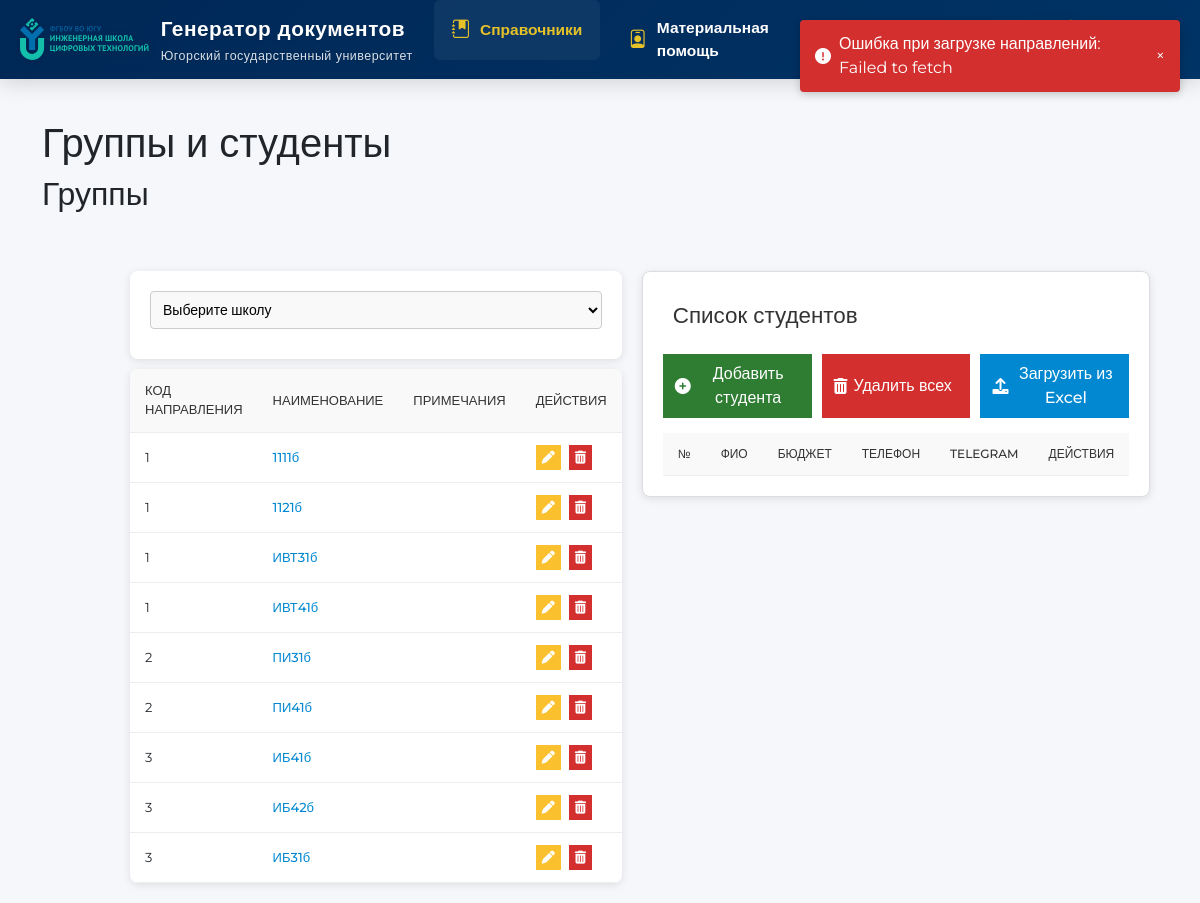
Page /main-group.php on the committed database.
### tables this page shows
CREATE TABLE `Groups` (
  `id` int(11) NOT NULL,
  `direction_id` int(11) DEFAULT NULL,
  `group_name` varchar(50) NOT NULL,
  `notes` text,
  `updated_at` timestamp NULL DEFAULT CURRENT_TIMESTAMP ON UPDATE CURRENT_TIMESTAMP
);

### main-group.php (the view, shortened to what this page needs)
<?php
$host = '127.0.0.1';
$dbname = 'SystemDocument';
$username = 'root';
$password = '';
try {
    $pdo = new PDO("mysql:host=$host;port=3306;dbname=$dbname;charset=utf8mb4", $username, $password);
    $pdo->setAttribute(PDO::ATTR_ERRMODE, PDO::ERRMODE_EXCEPTION);
} catch (PDOException $e) {
    $_SESSION['notification'] = ['type' => 'error', 'message' => 'Ошибка подключения к базе данных: ' . $e->getMessage()];
    header('Location: main-group.php');
    exit;
}
try {
    $query = $pdo->query("
        SELECT g.id, g.direction_id, g.group_name, g.notes,
               d.code AS direction_code, d.direction_name, d.vsh_code,
               s.code AS school_code, s.name AS school_name
        FROM `Groups` g
        LEFT JOIN Directions d ON g.direction_id = d.code
        LEFT JOIN Schools s ON d.vsh_code = s.code
        ORDER BY g.id
    ");
    $groups = $query->fetchAll(PDO::FETCH_ASSOC);
} catch (PDOException $e) {
    $_SESSION['notification'] = ['type' => 'error', 'message' => 'Ошибка выполнения запроса: ' . $e->getMessage()];
    header('Location: main-group.php');
    exit;
}
?>
<!DOCTYPE html>
<html lang="ru">
<head>
    <link rel="stylesheet" href="https://cdnjs.cloudflare.com/ajax/libs/font-awesome/6.0.0/css/all.min.css">
</head>
<body
    <div class="notification-container">
    </div>
    <div class="container">
        <h1>Группы и студенты</h1>
        <h2>Группы</h2>
    </div>
    <div class="content-wrapper">
        <div class="left-column">
            <form class="filter-form">
                <select id="school-filter" class="filter-select">
                    <option value="">Выберите школу</option>
                </select>
            </form>
            <div id="groups-list" class="groups-list hidden">
                <table>
                    <thead>
                        <tr>
                            <th>Код направления</th>
                            <th>Наименование</th>
                            <th>Примечания</th>
                            <th>Действия</th>
                        </tr>
                    </thead>
                    <tbody id="groups-table-body">
                        <?php foreach ($groups as $group): ?>
                            <tr data-direction-id="<?= htmlspecialchars($group['direction_id']) ?>" data-vsh-code="<?= htmlspecialchars($group['vsh_code']) ?>" data-group-id="<?= htmlspecialchars($group['id']) ?>">
                                <td><?= htmlspecialchars($group['direction_id'] ?? 'Не указано') ?></td>
                                <td>
                                    <span class="clickable-name" data-group='<?= htmlspecialchars(json_encode($group)) ?>'>
                                        <?= htmlspecialchars($group['group_name'] ?? 'Не указано') ?>
                                    </span>
                                </td>
                                <td><?= htmlspecialchars($group['notes'] ?? '') ?></td>
                                <td>
                                    <div class="actions">
                                        <button class="edit-button" onclick="openEditGroupModal('<?= addslashes($group['id']) ?>', '<?= addslashes($group['direction_id']) ?>', '<?= addslashes($group['group_name']) ?>', '<?= addslashes($group['notes'] ?? '') ?>')"><i class="fas fa-pen"></i></button>
                                        <button class="delete-button" onclick="confirmDeleteGroup('<?= addslashes($group['id']) ?>')"><i class="fas fa-trash-can"></i></button>
                                    </div>
                                </td>
                            </tr>
                        <?php endforeach; ?>
                    </tbody>
                </table>
            </div>
        </div>
        <div class="right-column">
            <aside id="students-list" class="students-list">
                <h3>Список студентов <span id="selected-group-name"></span></h3>
                <div class="button-container">
                    <button id="add-student-button" class="add-button" type="button" onclick="openModal('add-student-modal')"><i class="fas fa-circle-plus"></i> Добавить студента</button>
                    <button id="delete-all-students-button" class="delete-all-button" type="button" onclick="confirmDeleteAllStudents()"><i class="fas fa-trash-can"></i> Удалить всех</button>
                    <button id="upload-students-button" class="upload-button" type="button" onclick="openModal('upload-students-modal')"><i class="fas fa-upload"></i> Загрузить из Excel</button>
                </div>
                <table>
    <thead>
        <tr>
            <th>№</th>
            <th>ФИО</th>
            <th>Бюджет</th>
            <th>Телефон</th>
            <th>Telegram</th>
            <th>Действия</th>
        </tr>
    </thead>
</table>
            </aside>
        </div>
    </div>
</body>
</html>

### main-group.php (style rules this page uses)
* { box-sizing: border-box; margin: 0; padding: 0; }
body { font-family: 'Roboto', sans-serif; background-color: #f5f6f5; color: #333; line-height: 1.6; }
.container { margin: 20px 0; padding: 20px; text-align: left; }
.content-wrapper { display: flex; justify-content: flex-start; margin: 20px 20px 20px 40px; gap: 20px; }
.left-column { margin-left: 90px; max-width: 700px; flex: 1; }
.right-column { width: 600px; margin-left: auto; margin-right: 30px; }
h1 { font-size: 2.2em; font-weight: 700; color: #003087; margin-bottom: 30px; }
h2 { font-size: 1.6em; font-weight: 500; color: #333; margin-bottom: 20px; }
.filter-form { background-color: white; border-radius: 8px; padding: 20px; margin-top: 10px; box-shadow: 0 2px 8px rgba(0, 0, 0, 0.1); overflow: hidden; display: flex; flex-direction: column; align-items: flex-start; gap: 20px; width: 100%; max-width: none; position: relative; }
.groups-list { margin-top: 10px; background-color: white; border-radius: 8px; overflow: hidden; box-shadow: 0 2px 8px rgba(0, 0, 0, 0.1); }
.groups-list table { width: 100%; border-collapse: collapse; font-size: 13px; }
.students-list { background-color: white; border: 1px solid #ddd; border-radius: 8px; padding: 20px; margin-top: 10px; box-shadow: 0 2px 8px rgba(0, 0, 0, 0.1); display: block; }
.groups-list h3, .students-list h3 { font-size: 1.4em; margin-bottom: 15px; color: #333; padding: 10px; }
.students-list .button-container { display: flex; gap: 10px; margin-bottom: 15px; flex-wrap: wrap; }
.students-list table { width: 100%; border-collapse: collapse; font-size: 12px; }
.groups-list th, .groups-list td, .students-list th, .students-list td { padding: 12px 15px; text-align: left; border-bottom: 1px solid #eee; }
.groups-list th, .students-list th { background-color: #f9f9f9; font-weight: 500; color: #333; text-transform: uppercase; }
button { padding: 8px 12px; border: none; cursor: pointer; border-radius: 4px; font-size: 14px; font-weight: 500; display: inline-flex; align-items: center; gap: 6px; transition: background-color 0.3s, transform 0.2s; }
button.add-button { background-color: #2e7d32; color: white; flex: 1; }
button.delete-all-button { background-color: #d32f2f; color: white; flex: 1; }
button.upload-button { background-color: #0288d1; color: white; flex: 1; }
button.edit-button { background-color: #fbc02d; color: white; padding: 6px; }
button.delete-button { background-color: #d32f2f; color: white; padding: 6px; }
.actions { display: flex; gap: 8px; }
form input[type="text"], form input[type="file"], form textarea, form select { width: 100%; padding: 10px; margin-bottom: 10px; border: 1px solid #ccc; border-radius: 4px; font-size: 14px; background-color: #f9f9f9; transition: border-color 0.3s; }
.filter-select { padding: 8px; font-size: 14px; border-radius: 4px; border: 1px solid #ccc; background-color: #f9f9f9; cursor: pointer; width: 100%; max-width: 500px; }
.notification-container { position: fixed; top: 20px; right: 20px; z-index: 1100; max-width: 380px; }
.clickable-name { cursor: pointer; color: #0288d1; font-weight: 500; transition: color 0.3s; }

### rows in the picture
groups: direction "1", group_name "1111б"
groups: direction "1", group_name "1121б"
groups: direction "1", group_name "ИВТ31б"
groups: direction "1", group_name "ИВТ41б"
groups: direction "2", group_name "ПИ31б"
groups: direction "2", group_name "ПИ41б"
groups: direction "3", group_name "ИБ41б"
groups: direction "3", group_name "ИБ42б"
groups: direction "3", group_name "ИБ31б"
